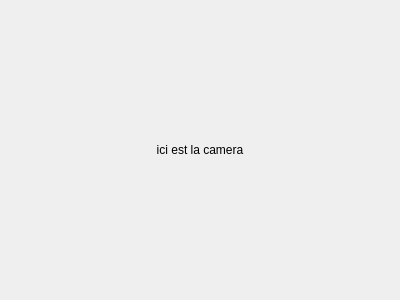
<?xml version="1.0" encoding="UTF-8"?>
<ui version="4.0">
 <class>Camera</class>
 <widget class="QWidget" name="Camera">
  <property name="geometry">
   <rect>
    <x>0</x>
    <y>0</y>
    <width>400</width>
    <height>300</height>
   </rect>
  </property>
  <property name="windowTitle">
   <string>Form</string>
  </property>
  <layout class="QVBoxLayout" name="verticalLayout">
   <item>
    <widget class="QLabel" name="label">
     <property name="text">
      <string>ici est la camera</string>
     </property>
     <property name="alignment">
      <set>Qt::AlignCenter</set>
     </property>
    </widget>
   </item>
  </layout>
 </widget>
 <resources/>
 <connections/>
</ui>
